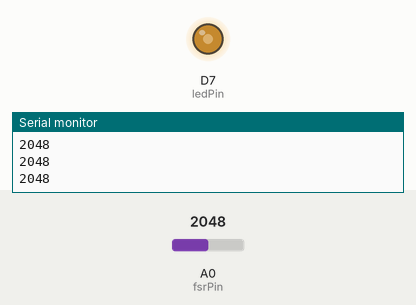
This sketch was run on a simulated Particle Photon. On the bench: output pins drawn as LEDs (lit = HIGH), the last lines printed to the serial monitor. The test bench sets the inputs (shaded band); at power-on: A0 (fsrPin) = 2048.

Above: at 1.2 s.
1.3 s: A0 (fsrPin) set to 2866
At 2.1 s:
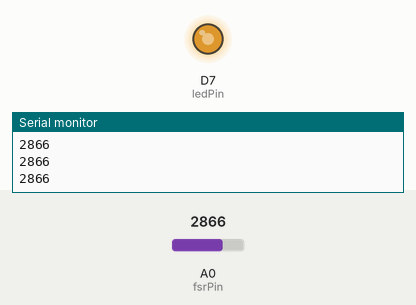
2.8 s: A0 (fsrPin) set to 3603
At 3.4 s:
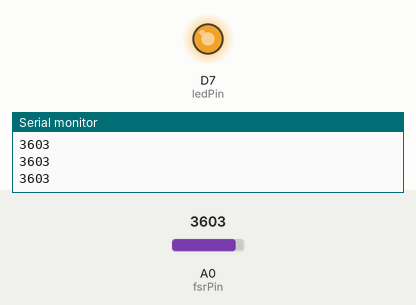
4.3 s: A0 (fsrPin) set to 2047
At 4.6 s:
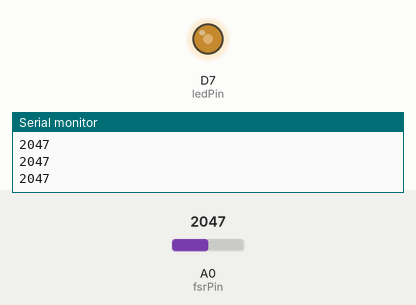
Timing chart, 0 to 7.3 s (numbered marks = the images above; inputs shaded):
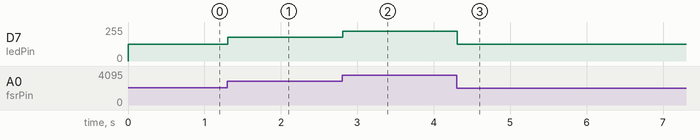

The sketch:

FSRToSlack.ino
```cpp
// Define a pin that we'll place the FSR on
// Remember to add a 10K Ohm pull-down resistor too.
int fsrPin = A0;

// Create a variable to hold the FSR reading
int fsrReading = 0;

// Define a pin we'll place an LED on
int ledPin = D7;

// Create a variable to store the LED brightness.
int ledBrightness = 0;

void setup()
{
  Serial.begin( 9600 );
  // Set up the LED for output
  pinMode(ledPin, OUTPUT);
}

void loop()
{
  // Use analogRead to read the photo cell reading
  // This gives us a value from 0 to 4095
  fsrReading = analogRead(fsrPin);
  Serial.println( fsrReading );

  if( fsrReading > 2000 ){
    // Map this value into the PWM range (0-255)
    // and store as the led brightness
    ledBrightness = map(fsrReading, 0, 4095, 0, 255);

    // fade the LED to the desired brightness
    analogWrite(ledPin, ledBrightness);

    // wait 1/10th of a second and then loop
    tryPublish();
  }


  delay(100);
}

long lastPublish = -1;
int publishAfter = 10000;
String webhookEvent = "sendMessageToDioTSlack";
void tryPublish(){

  if( lastPublish + publishAfter < millis() ){
    String data = "Squeezed to " + String( fsrReading );
    Particle.publish( webhookEvent , data );
    lastPublish = millis();
  }

}
```

Measured:
- after the input at 1.3 s, D7 (ledPin): 127/255 → 178/255 at once
- after the input at 2.8 s, D7 (ledPin): 178/255 → 224/255 at once
- after the input at 4.3 s, D7 (ledPin): 224/255 → 127/255 at once
